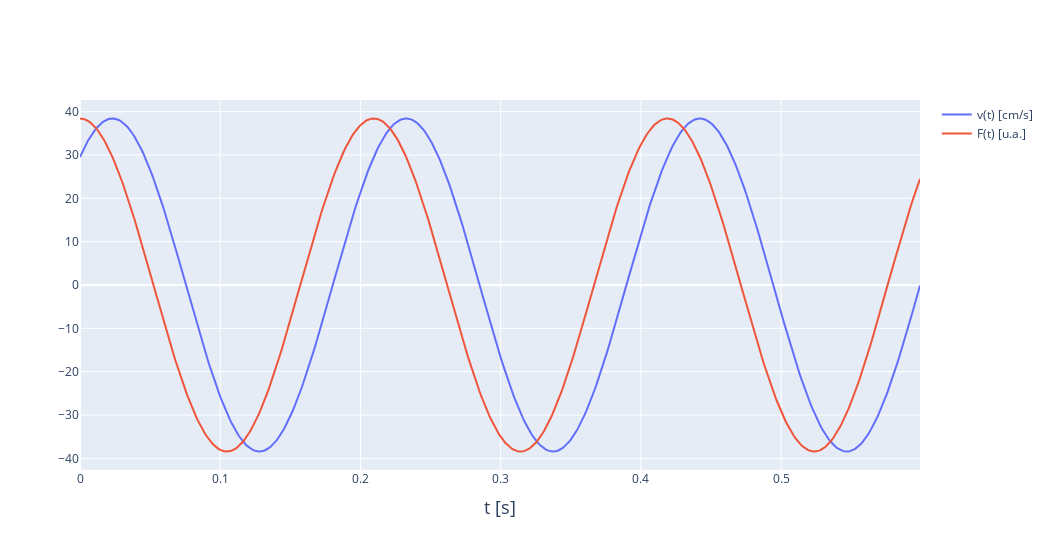

Notebook source saved alongside this figure:
### Code cell
fig = go.Figure()
fig.update_layout(showlegend=True, width=1050, height=550)
fig.update_yaxes(automargin=False)
fig.update_xaxes(title_text='t [s]', titlefont=dict(size=18))
# fig.update_yaxes(title_text='v [cm/s]', titlefont=dict(size=18), title_standoff = 0)
# fig.update_yaxes(showticklabels=False)
# fig.update_yaxes(range = [-1,1])

ts = np.arange(0,0.6,0.001)
fig.add_trace(
    go.Scatter(
            mode='lines',
            name="v(t) [cm/s]",
            x=ts,
            y=[s.vest(t)*100 for t in ts]
        )
)
fig.add_trace(
    go.Scatter(
            mode='lines',
            name="F(t) [u.a.]",
            x=ts,
            y=[s.F(t)*100*s.w*s.Aest/s.F0 + 0 for t in ts]
        )
)

### Figure 1 — Plotly figure (JSON) as saved in the notebook; plotly's stock layout.template omitted (floating-point values rounded to 4 significant figures; data arrays with more than 128 entries replaced by an {"elided": "..."} marker saying what was removed)
{"data": [{"mode": "lines", "name": "v(t) [cm/s]", "type": "scatter", "x": {"elided": "600 float values"}, "y": {"elided": "600 float values"}}, {"mode": "lines", "name": "F(t) [u.a.]", "type": "scatter", "x": {"elided": "600 float values"}, "y": {"elided": "600 float values"}}], "layout": {"height": 550, "showlegend": true, "width": 1050, "xaxis": {"title": {"font": {"size": 18}, "text": "t [s]"}}, "yaxis": {"automargin": false}}}
